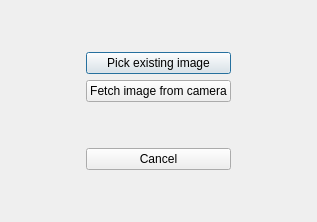
<?xml version="1.0" encoding="UTF-8"?>
<ui version="4.0">
 <class>SelectImageDialog</class>
 <widget class="QDialog" name="SelectImageDialog">
  <property name="geometry">
   <rect>
    <x>0</x>
    <y>0</y>
    <width>317</width>
    <height>222</height>
   </rect>
  </property>
  <property name="windowTitle">
   <string>Select Image</string>
  </property>
  <layout class="QGridLayout" name="gridLayout_2">
   <item row="0" column="0">
    <layout class="QGridLayout" name="gridLayout">
     <item row="1" column="2">
      <spacer name="horizontalSpacer_2">
       <property name="orientation">
        <enum>Qt::Horizontal</enum>
       </property>
       <property name="sizeHint" stdset="0">
        <size>
         <width>40</width>
         <height>20</height>
        </size>
       </property>
      </spacer>
     </item>
     <item row="2" column="1">
      <widget class="QPushButton" name="imageFrom_camera_button">
       <property name="text">
        <string>Fetch image from camera</string>
       </property>
       <property name="autoDefault">
        <bool>false</bool>
       </property>
      </widget>
     </item>
     <item row="5" column="1">
      <spacer name="verticalSpacer_2">
       <property name="orientation">
        <enum>Qt::Vertical</enum>
       </property>
       <property name="sizeHint" stdset="0">
        <size>
         <width>20</width>
         <height>40</height>
        </size>
       </property>
      </spacer>
     </item>
     <item row="0" column="1">
      <spacer name="verticalSpacer">
       <property name="orientation">
        <enum>Qt::Vertical</enum>
       </property>
       <property name="sizeHint" stdset="0">
        <size>
         <width>20</width>
         <height>40</height>
        </size>
       </property>
      </spacer>
     </item>
     <item row="4" column="1">
      <widget class="QPushButton" name="cancel_button">
       <property name="text">
        <string>Cancel</string>
       </property>
       <property name="autoDefault">
        <bool>false</bool>
       </property>
      </widget>
     </item>
     <item row="1" column="1">
      <widget class="QPushButton" name="existing_image_button">
       <property name="text">
        <string>Pick existing image</string>
       </property>
       <property name="autoDefault">
        <bool>false</bool>
       </property>
       <property name="default">
        <bool>true</bool>
       </property>
      </widget>
     </item>
     <item row="1" column="0">
      <spacer name="horizontalSpacer">
       <property name="orientation">
        <enum>Qt::Horizontal</enum>
       </property>
       <property name="sizeHint" stdset="0">
        <size>
         <width>40</width>
         <height>20</height>
        </size>
       </property>
      </spacer>
     </item>
     <item row="3" column="1">
      <spacer name="verticalSpacer_3">
       <property name="orientation">
        <enum>Qt::Vertical</enum>
       </property>
       <property name="sizeHint" stdset="0">
        <size>
         <width>20</width>
         <height>40</height>
        </size>
       </property>
      </spacer>
     </item>
    </layout>
   </item>
  </layout>
 </widget>
 <resources/>
 <connections>
  <connection>
   <sender>cancel_button</sender>
   <signal>clicked()</signal>
   <receiver>SelectImageDialog</receiver>
   <slot>reject()</slot>
   <hints>
    <hint type="sourcelabel">
     <x>158</x>
     <y>160</y>
    </hint>
    <hint type="destinationlabel">
     <x>158</x>
     <y>110</y>
    </hint>
   </hints>
  </connection>
 </connections>
</ui>
